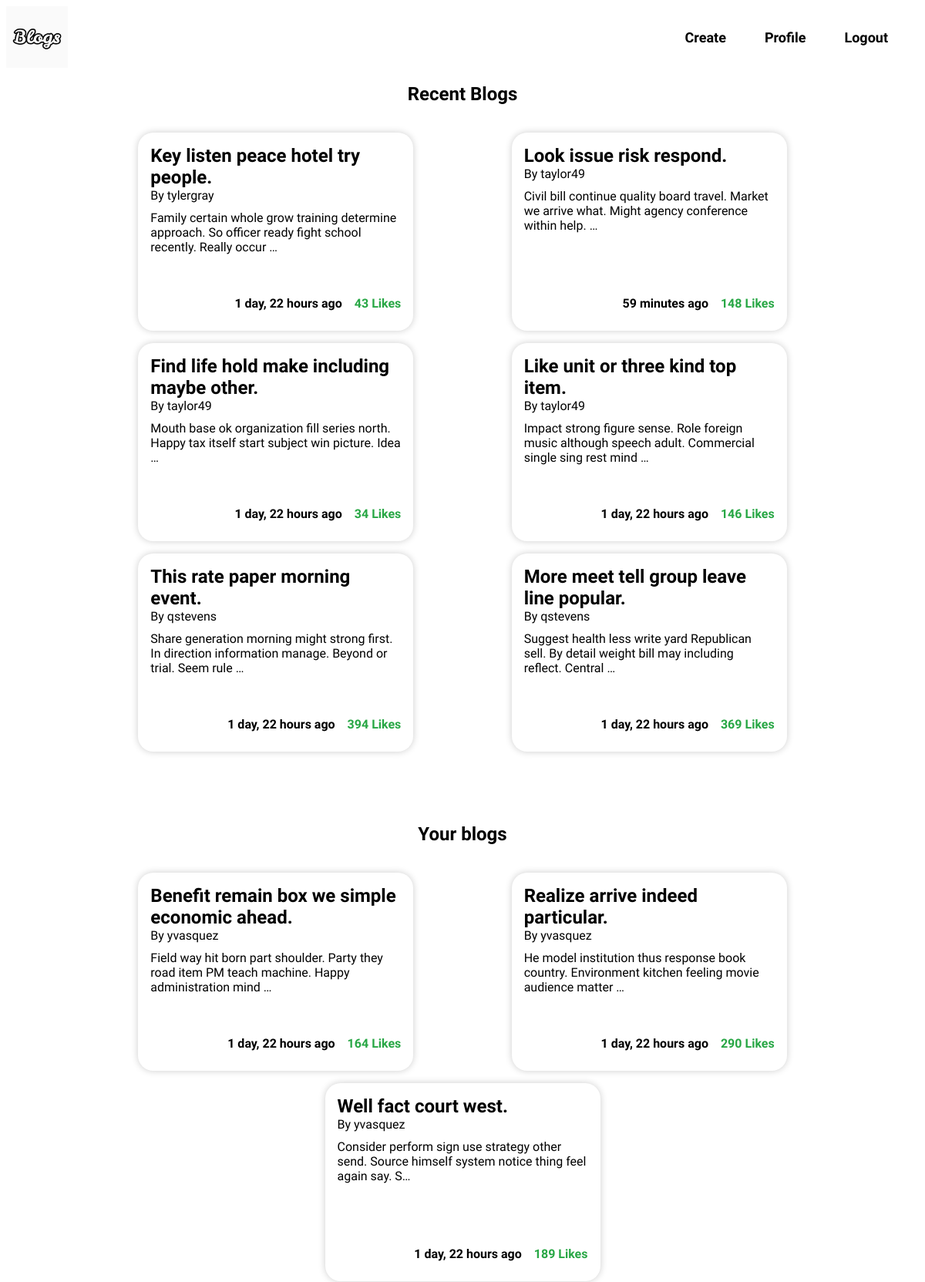
The app's page / (signed in) with its own data.
### home/models.py (models this page shows, shortened)
class Blog(models.Model):
    title = models.CharField(max_length=200, blank=False)
    content = models.TextField(blank=False)
    author = models.ForeignKey(CustomUser,on_delete=models.CASCADE)
    likes = models.PositiveIntegerField(default=0)
    date_posted = models.DateTimeField(auto_now_add=True)
    date_modified = models.DateTimeField(auto_now=True)

class CustomUser(AbstractUser):
    first_name = models.CharField(max_length=30, blank=False)
    last_name = models.CharField(max_length=30,blank=True,null=True)
    date_joined = models.DateTimeField(auto_now_add=True)

### home/views.py (the view)
# urls.py: 2. Add a URL to urlpatterns:  path('', views.home, name='home')
def home(request):
    recentBlogs = Blog.objects.order_by('-date_posted')[:6]
    if request.user.is_authenticated:
        personal_blogs = Blog.objects.filter(author=request.user)
        if not personal_blogs.exists():  # Check if user has blogs
            personal_blogs = None
        if "login_success" in request.GET:
            messages.success(request, "Login successful!")
        return render(request, 'home/home_user.html', {
            'user': request.user,
            'blogs': recentBlogs,
            'personal_blogs': personal_blogs
        })
    return render(request, 'home/home_guest.html', {'blogs': recentBlogs})

### home/templates/home/home_user.html (shortened to what this page needs)
{% extends "home/base.html" %}
{% load static %}
{% block head %}
<link rel="stylesheet" href="{% static 'css/home.css' %}">
<link rel="stylesheet" href="{% static 'css/navbar.css'%}">
{% endblock %}
{% block content %}
    <nav class="navbar">
        <a href="{% url 'home'%}"><img src="{% static 'images/Logo.png' %}" alt="logo"></a>
        <div class="links">
            <a href="{% url 'blog-create' %}"><p>Create</p></a>
            <a href="{% url 'profile'%}"><p>Profile</p></a>
            <a href="{% url 'logout' %}"><p>Logout</p></a>
        </div>
    </nav>
    <h2 class="head">Recent Blogs</h2>
    <div class="blogs">
        {% for blog in blogs %}
        <div class="blogcard">
            <a class="title" href="{% url 'blog-detail' blog.pk %}">
                {{blog.title}}
            </a>
            <p>By {{blog.author.username}}</p>
            <p>{{blog.content|truncatewords:15}}</p>
            <div class="info">
                <p>{{ blog.date_modified|timesince }} ago</p>
                <p class="likes">{{blog.likes}} Likes</p>
            </div>
        </div>
        {% endfor %}
    </div>
    <br><br><br>
    <h2 class="head">Your blogs</h2>
    <div class="blogs">
        {% for pblog in personal_blogs %}
        <div class="blogcard">
            <a class="title" href="{% url 'blog-detail' pblog.pk %}">
                {{pblog.title}}
            </a>
            <p>By {{pblog.author.username}}</p>
            <p>{{pblog.content|truncatechars:100}}</p>
            <div class="info">
                <p>{{ pblog.date_modified|timesince }} ago</p>
                <p class="likes">{{pblog.likes}} Likes</p>
            </div>
        </div>
        {% endfor %}
    </div>
{% endblock %}

### home/static/css/home.css (style rules this page uses)
.blogs { display: flex; flex-wrap: wrap; font-size: 16px; justify-content: space-evenly; gap: 1rem; padding: 1rem 5rem; }
.blogcard { height: 225px; width: 325px; padding: 1rem; display: flex; flex-direction: column; justify-content: start; box-shadow: 0 0 10px rgba(0,0,0,0.2); border-radius: 20px; margin: 0 20px; }
.likes { font-weight: bold; color: #28a745; }
p { margin: 0 0 10px; }
.head { text-align: center; }
.title { font-size: 24px; font-weight: bold; text-decoration:none ; color: black ; }
.info { display: flex; gap: 1rem; justify-content: end; margin-top: auto; font-weight: bold }

### home/static/css/navbar.css (style rules this page uses)
.navbar { display: flex; justify-content: space-between; }
.navbar img { height: 80px; width: 80px; }
.links { display: flex; align-items: center; justify-content: center; }
.links a { text-decoration: none; }
.links p { margin:0; padding: 10px; color: black; font-size: 18px; font-weight: 600; margin:0; padding: 10px; margin-right: 30px; }

### home/templates/home/base.html (style rules this page uses)
body { font-family:"Funnel Sans", serif; }

### records on screen
Blog: title "Key listen peace hotel try people.", author.username "tylergray", content "Family certain whole grow training determine approach. So officer ready fight school recently. Really occur …", date_modified "1 day, 22 hours", likes "43"
Blog: title "Look issue risk respond.", author.username "taylor49", content "Civil bill continue quality board travel. Market we arrive what. Might agency conference within help. …", date_modified "59 minutes", likes "148"
Blog: title "Find life hold make including maybe other.", author.username "taylor49", content "Mouth base ok organization fill series north. Happy tax itself start subject win picture. Idea …", date_modified "1 day, 22 hours", likes "34"
Blog: title "Like unit or three kind top item.", author.username "taylor49", content "Impact strong figure sense. Role foreign music although speech adult. Commercial single sing rest mind …", date_modified "1 day, 22 hours", likes "146"
Blog: title "This rate paper morning event.", author.username "qstevens", content "Share generation morning might strong first. In direction information manage. Beyond or trial. Seem rule …", date_modified "1 day, 22 hours", likes "394"
Blog: title "More meet tell group leave line popular.", author.username "qstevens", content "Suggest health less write yard Republican sell. By detail weight bill may including reflect. Central …", date_modified "1 day, 22 hours", likes "369"
Blog: title "Benefit remain box we simple economic ahead.", author.username "yvasquez", content "Field way hit born part shoulder. Party they road item PM teach machine. Happy administration mind …", date_modified "1 day, 22 hours", likes "164"
Blog: title "Realize arrive indeed particular.", author.username "yvasquez", content "He model institution thus response book country. Environment kitchen feeling movie audience matter …", date_modified "1 day, 22 hours", likes "290"
Blog: title "Well fact court west.", author.username "yvasquez", content "Consider perform sign use strategy other send. Source himself system notice thing feel again say. S…", date_modified "1 day, 22 hours", likes "189"
